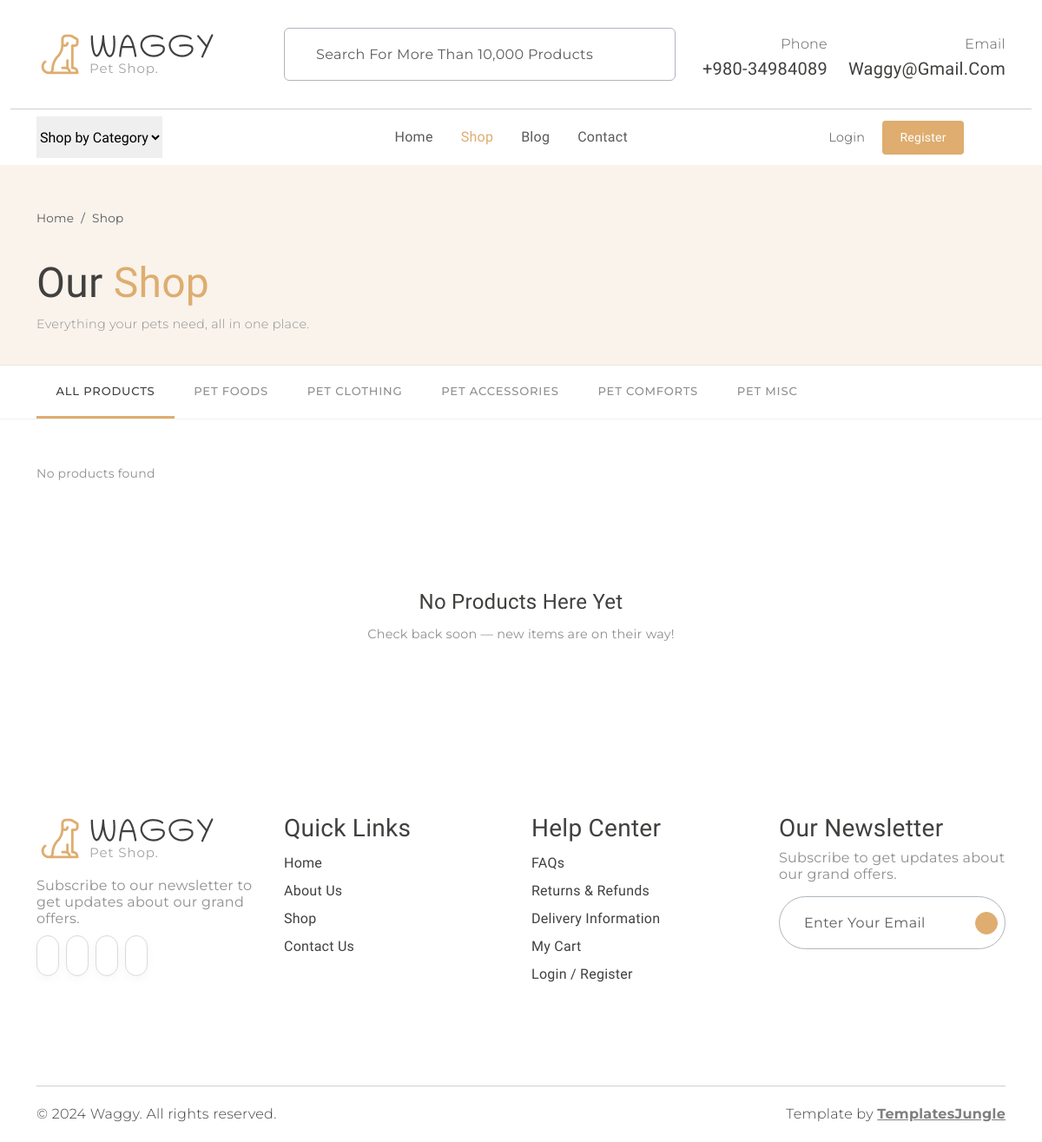
Page /shop/ on the earlier database version.
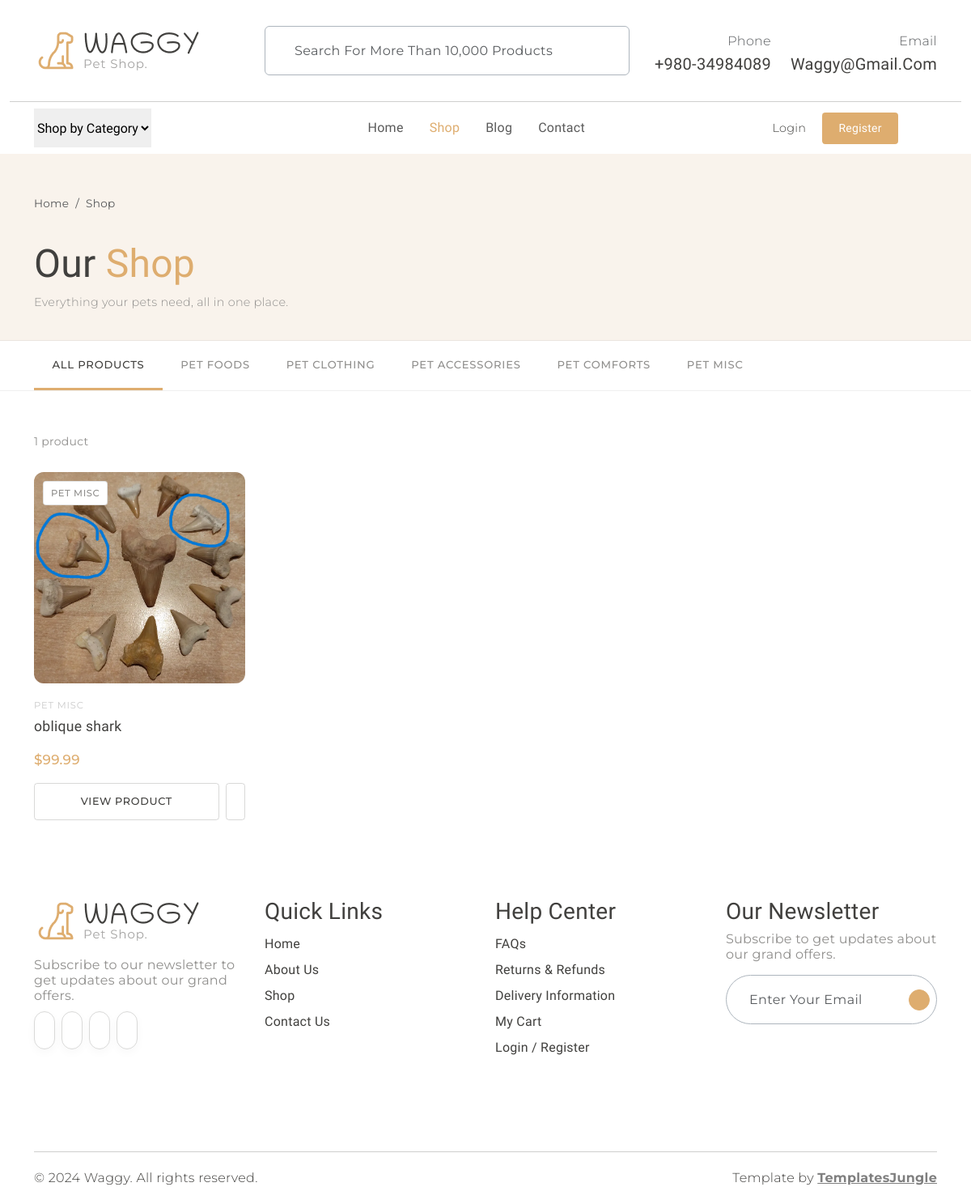
Same page on the later database version.
### models.py (models this page shows, shortened)
class Product(db.Model):
    __tablename__ = "products"
    id                   = db.Column(db.Integer,     primary_key=True)
    name                 = db.Column(db.String(120), nullable=False)
    slug                 = db.Column(db.String(160), unique=True, nullable=True, index=True)
    category             = db.Column(db.String(30),  nullable=False, default="misc")
    description          = db.Column(db.Text,        nullable=False, default="")
    extended_description = db.Column(db.Text,        nullable=False, default="")
    image_filename       = db.Column(db.String(256), nullable=True)
    price                = db.Column(db.Float,       nullable=False, default=0.0)
    is_active            = db.Column(db.Boolean,     nullable=False, default=True)
    stock                = db.Column(db.Integer,     nullable=False, default=0)
    created_at           = db.Column(db.DateTime,    nullable=False, default=datetime.utcnow)
    updated_at           = db.Column(db.DateTime,    nullable=False, default=datetime.utcnow,
                                     onupdate=datetime.utcnow)
    cart_items = db.relationship(
        "CartItem",
        backref=db.backref("product", lazy="joined"),
        cascade="all, delete-orphan",
        passive_deletes=True,
    )
    @property
    def category_label(self) -> str:
        return PRODUCT_CATEGORIES.get(self.category, self.category.capitalize())
    @property
    def image_url(self) -> str:
        if self.image_filename:
            return f"images/products/{self.image_filename}"
        return "images/item1.jpg"

### shop.py (the view)
@shop_bp.route("/")
def index():
    category = request.args.get("category", "all")
    q = Product.query.filter_by(is_active=True)
    if category and category != "all":
        q = q.filter_by(category=category)
    products = q.order_by(Product.created_at.desc()).all()
    return render_template(
        "shop/index.html",
        products=products,
        categories=PRODUCT_CATEGORIES,
        active_category=category,
    )

### cart.py (called while the page is built, shortened)
def _session_cart() -> dict:
    return session.get("cart", {})

def _clean_session_cart() -> dict:
    cart = _session_cart()
    if not cart:
        return cart

def get_cart_count() -> int:
    cart = _clean_session_cart()
    return sum(cart.values())

### templates/shop/index.html (shortened to what this page needs)
{% extends "base.html" %}
{% block content %}
<div class="shop-hero">
  <div class="container">
    <nav aria-label="breadcrumb" class="mb-2">
      <ol class="breadcrumb mb-0">
        <li class="breadcrumb-item"><a href="{{ url_for('main.index') }}" class="text-muted text-decoration-none">Home</a></li>
        <li class="breadcrumb-item active text-muted">Shop</li>
      </ol>
    </nav>
    <h1 class="fw-normal">Our <span class="text-primary">Shop</span></h1>
    <p class="secondary-font mb-0" style="color:#908F8D; font-size:0.9rem;">
      Everything your pets need, all in one place.
    </p>
  </div>
</div>
<div class="category-bar">
  <div class="container">
    <div class="inner">
      <a href="{{ url_for('shop.index') }}"
         class="cat-btn {% if active_category == 'all' %}active{% endif %}">
        All Products
      </a>
      {% for key, label in categories.items() %}
        <a href="{{ url_for('shop.index', category=key) }}"
           class="cat-btn {% if active_category == key %}active{% endif %}">
          {{ label }}
        </a>
      {% endfor %}
    </div>
  </div>
</div>
<div class="container my-5">
  <div class="results-bar">
    <span class="results-count">
      {% if products %}
        {{ products | length }} product{{ 's' if products | length != 1 }}
      {% else %}
        No products found
      {% endif %}
    </span>
  </div>
  {% if products %}
    <div class="row row-cols-2 row-cols-md-3 row-cols-lg-4 g-4">
      {% for product in products %}
        <div class="col">
          <div class="product-card">
            <div class="product-card__img-wrap">
              <a href="{{ url_for('shop.product_detail', slug=product.slug) }}">
                <img
                  src="{{ url_for('static', filename=product.image_url) }}"
                  alt="{{ product.name }}"
                  onerror="this.src='{{ url_for('static', filename='images/item1.jpg') }}'"
                >
              </a>
              <span class="product-card__badge">{{ product.category_label }}</span>
            </div>
            <div class="product-card__body">
              <div class="product-card__cat">{{ product.category_label }}</div>
              <a href="{{ url_for('shop.product_detail', slug=product.slug) }}"
                 class="product-card__name">
                {{ product.name }}
              </a>
              <div class="product-card__price">${{ "%.2f" | format(product.price) }}</div>
              <div class="product-card__actions">
                <a href="{{ url_for('shop.product_detail', slug=product.slug) }}"
                   class="btn-add-cart">View Product</a>
                <a href="#" class="btn-wishlist-sm" title="Add to wishlist">
                </a>
              </div>
            </div>
          </div>
        </div>
      {% endfor %}
    </div>
  {% else %}
    <div class="empty-state">
      <h3>No products here yet</h3>
      <p>
        {% if active_category != 'all' %}
          There are no products in <strong>{{ categories.get(active_category, active_category) }}</strong> yet.
          <a href="{{ url_for('shop.index') }}">Browse all products.</a>
        {% else %}
          Check back soon — new items are on their way!
        {% endif %}
      </p>
    </div>
  {% endif %}
</div>
{% endblock %}

Differences in the rows shown:
added Product: image_filename (picture), category_label "PET MISC", name "oblique shark", price "99.99"
Other differences:
{{ products | length }}: (not shown) → "1"
text no longer shown: "No products found No Products Here Yet Check back soon — new items are on their way!"
text now shown: "product"
